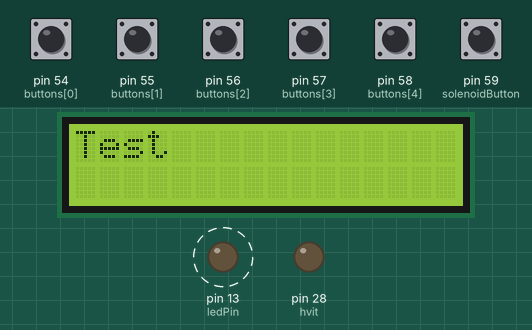
Bench run of a sketch on a simulated Arduino Mega 2560, built with avr-gcc and run on an emulated ATmega2560. On the bench: 16×2 character LCD, output pins drawn as LEDs (lit = HIGH). Dashed ring = blinking. Inputs (shaded band) come from the test bench; at power-on: pin 54 (buttons[0]), pin 55 (buttons[1]), pin 56 (buttons[2]), pin 57 (buttons[3]), pin 58 (buttons[4]) HIGH, pin 59 (solenoidButton) LOW. What the sketch prints to the serial monitor is not drawn.

Above: at 1.2 s.
1.3 s: pin 59 (solenoidButton) pulled HIGH for 0.15 s
At 2.8 s:
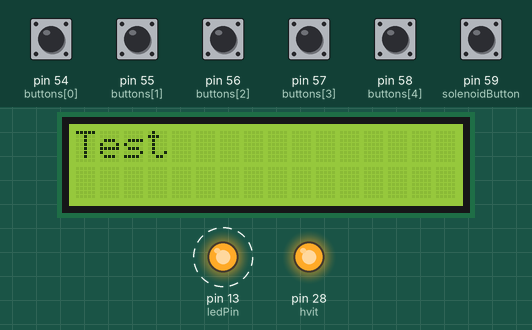
4.4 s: pin 55 (buttons[1]) pulled LOW for 0.15 s
At 6.5 s:
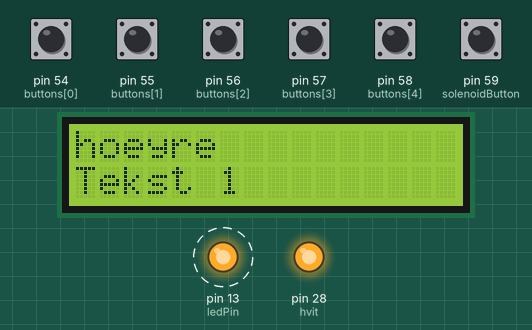
7.5 s: pin 57 (buttons[3]) pulled LOW for 0.15 s
At 8.8 s:
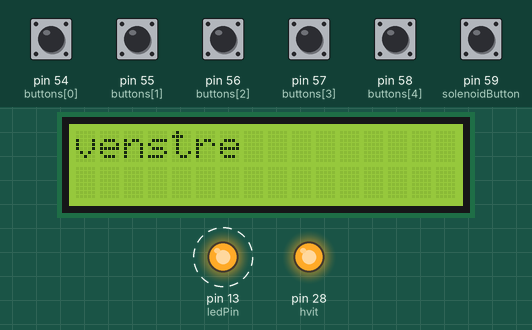
10.6 s: pin 58 (buttons[4]) pulled LOW for 0.15 s
At 12.8 s:
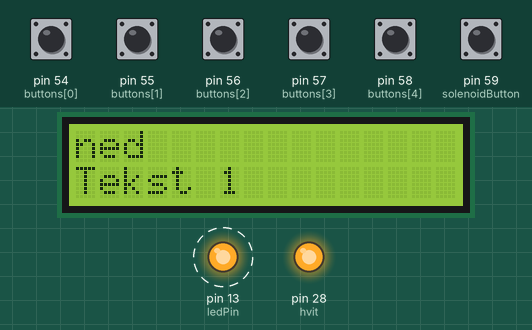
13.7 s: pin 54 (buttons[0]) pulled LOW for 0.15 s
At 14.8 s:
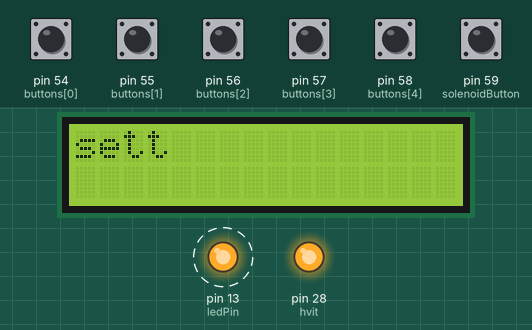
16.8 s: pin 56 (buttons[2]) pulled LOW for 0.15 s
At 18.8 s:
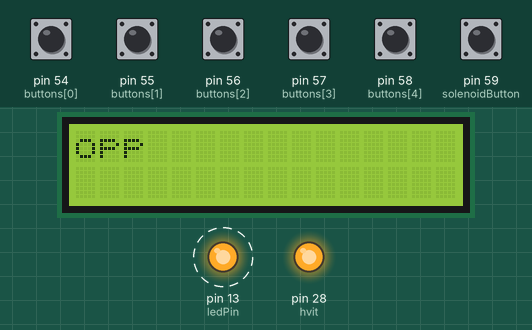
Timing chart, 0 to 58.5 s (numbered marks = the images above; inputs shaded):
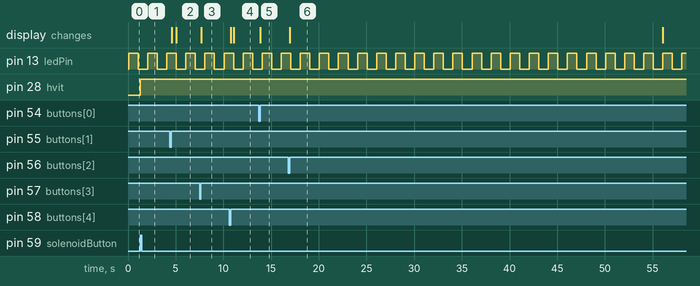

The sketch:

Tellerknapp.ino
```cpp
// Tis is test software
#include <SPI.h>
#include <LiquidCrystal.h>
LiquidCrystal lcd(7, 8, 9, 10, 11, 12);
#define DEBOUNCE 10  // Debouncer for knapper, 5+ ms er normalt nok. Test ut

#define ledPin 13
#define hvit 28

byte buttons[] = {54, 55, 56, 57, 58}; // Analoge pinner 0-5 er ogs? kjent som pin 14-19 p? Arduino UNO
#define solenoidButton 59
#define NUMBUTTONS sizeof(buttons) // Denne macroen forteller programmet hvor mange knapper vi har ved ? lese av hvor mange tall vi har definert i "buttons[]"
volatile byte pressed[NUMBUTTONS], justpressed[NUMBUTTONS], justreleased[NUMBUTTONS]; // Vi holder rede p? om en knapp er "just pressed", "just released", eller "currently pressed"

long buttonPushTime; // Variabel som lagrer millis() n?r en knapp trykkes inn
long buttonPushTime2; // Variabel som lagrer millis() n?r en knapp trykkes inn
long buttonDelay = 500; // Delay f?r en verdi begynner ? rulle dersom en knapp holdes inne
int solstate = 0;
enum operatingState {EN, TO, TRE, FIRE};
operatingState opState = EN;
int tid2 = 40;
void setup() {
  Serial.begin(9600);
  lcd.begin(16, 2); // Forteller LCD-bibliotket layout p? v?rt display
  lcd.clear(); // Wiper displayet for eventuell gammel informasjon
  lcd.setCursor(0, 0);
  lcd.print("Test");
  pinMode(ledPin, OUTPUT);
  pinMode(hvit, OUTPUT);
  byte i;

pinMode(solenoidButton, INPUT);


  // Setter knappepinnene til input og enabler innebyggede pull-up resistorer p? disse pinnene
  for (i = 0; i < NUMBUTTONS; i++) {
    pinMode(buttons[i], INPUT);
    digitalWrite(buttons[i], HIGH);
  }
  noInterrupts();
  TCCR3A = 0;
  TCCR3B = 0;

  //TCNT1 = 49911;
  TCCR3B |= (1 << CS32);
  TCCR3B |= (1 << CS30);
  TIMSK3 |= (1 << TOIE3);


  // INTERRUPT TIMER
  // Kj?rer timer2 interrupt hvert 15. ms
  TCCR2A = 0;
  TCCR2B = 1 << CS22 | 1 << CS21 | 1 << CS20;

  //Timer2 Overflow Interrupt Enable
  TIMSK2 |= 1 << TOIE2;

  interrupts();
}
SIGNAL(TIMER2_OVF_vect) {
  check_switches();
}
SIGNAL(TIMER3_OVF_vect) {
  teller();
  digitalWrite(ledPin, digitalRead(ledPin) ^ 1);
}
unsigned long antall;
void teller() {
  antall = antall + 1;
  TCNT3 = 49910;
}

void loop() {
  Serial.println(antall);
  //      KNAPPER
  for (byte i = 0; i < NUMBUTTONS; i++) {

    // Det som skjer i det en knapp trykkes inn
    if (justpressed[i]) {
      justpressed[i] = 0;
      //      printTempScreen();
      buttonPushTime = millis(); // Setter en delay f?r verdien l?per n?r en knapp er trykket inn kontinuerlig
      buttonPushTime2 = millis(); // Setter en delay f?r verdien l?per n?r en knapp er trykket inn kontinuerlig
    }
    if (justreleased[i]) {
      switch (i) {
        case 0:
          lcd.clear();
          sett();
          opState = EN;
          break;
        case 1:
          hoeyre();
          break;
        case 2:
          opp();
          antall = 0;
          opState = FIRE;
          break;
        case 3:
          venstre();
          antall = 0;
          opState = TO;
          break;
        case 4:
          ned();
          break;
          // switch SLUTT
      }
      justreleased[i] = 0;
    } // if (justreleased) SLUTT
    if (pressed[i]) {
      buttonPushTime = millis(); // Denne srger for at skjermen ikke skifter tilbake til RUN_PID s lenge en knapp er trykket inn
      switch (i) {
        case 0:
          //           setValue();
          break;
        case 1:
          if (buttonPushTime2 + buttonDelay < millis()) {
            //  lcd.clear();
            //  changeValueDown();
          }
          break;
        case 2:
          //          changeScreenRight();
          break;
        case 3:
          if (buttonPushTime2 + buttonDelay < millis()) {
            //  lcd.clear();
            //  changeValueUp();
          }
          break;
        case 4:
          //          changeScreenLeft();
          break;
      } // switch SLUTT

    } // if (pressed) SLUTT
  } // Knapper SLUTT
  //===============================================
  //Det virker som ønsket uten denne delen
  solstate = digitalRead(solenoidButton);
  if (solstate == HIGH){
    antall = 0;
    if(opState = TO){
      if(antall <= 7){
        digitalWrite(hvit, HIGH);
      }
      else {
        digitalWrite(hvit, LOW);
      }
    }
  }
  //===============================================
  switch (opState) {
    case EN:
      en();
      break;
    case TO:
      to();
      break;
    case TRE:
      tre();
      break;
    case FIRE:
      fire();
      break;
  }
}
void en() {

}
void to() {
  if (opState = TO) {
    if (antall >= 4) {
      lcd.setCursor(0, 1);
      lcd.print("Tekst 1");
      if (antall >= 10) {
        lcd.setCursor(0, 0);
        lcd.print("Tekst 2");
      }
      if (antall >= 15) {
        antall = 0;
        lcd.clear();
        opState = TRE;
      }
    }
  }
}
void tre() {
  lcd.setCursor(6, 0);
  lcd.print("Tekst 3");
}
void fire() {
  if (opState = FIRE) {
    if (antall >= tid2) {
      lcd.setCursor(0, 1);
      lcd.print("HUHEI!");
    }
  }
}
void opp() {
  lcd.clear();
  lcd.setCursor(0, 0);
  lcd.print("opp");
}
void ned() {
  lcd.clear();
  lcd.setCursor(0, 0);
  lcd.print("ned");
}
void venstre() {
  lcd.clear();
  lcd.setCursor(0, 0);
  lcd.print("venstre");
}
void hoeyre() {
  lcd.clear();
  lcd.setCursor(0, 0);
  lcd.print("hoeyre");
}
void sett() {
  lcd.clear();
  lcd.setCursor(0, 0);
  lcd.print("sett");

}
void check_switches() {
  static byte previousstate[NUMBUTTONS];
  static byte currentstate[NUMBUTTONS];
  static long lasttime;
  byte index;

  if (millis() < lasttime) {
    // we wrapped around, lets just try again
    lasttime = millis();
  }

  if ((lasttime + DEBOUNCE) > millis()) {
    // not enough time has passed to debounce
    return;
  }
  // ok we have waited DEBOUNCE milliseconds, lets reset the timer
  lasttime = millis();

  for (index = 0; index < NUMBUTTONS; index++) {
    currentstate[index] = digitalRead(buttons[index]);   // read the button
    if (currentstate[index] == previousstate[index]) {
      if ((pressed[index] == LOW) && (currentstate[index] == LOW)) {
        // just pressed
        justpressed[index] = 1;
      }
      else if ((pressed[index] == HIGH) && (currentstate[index] == HIGH)) {
        // just released
        justreleased[index] = 1;
      }
      pressed[index] = !currentstate[index];  // remember, digital HIGH means NOT pressed
    }
    previousstate[index] = currentstate[index];   // keep a running tally of the buttons
  }
}
```

Measured:
- after the input at 1.3 s, pin 28 (hvit): LOW → HIGH at once
- after the input at 4.4 s, the display: first changes after 0.18 s (image 2 shows a later state)
- after the input at 7.5 s, the display: changes after 0.17 s (image 3)
- after the input at 10.6 s, the display: first changes after 0.18 s (image 4 shows a later state)
- after the input at 13.7 s, the display: changes after 0.18 s (image 5)
- after the input at 16.8 s, the display: changes after 0.18 s (image 6)
- by itself, pin 13 (ledPin): alternates HIGH for 1.0 s and LOW for 1.0 s
